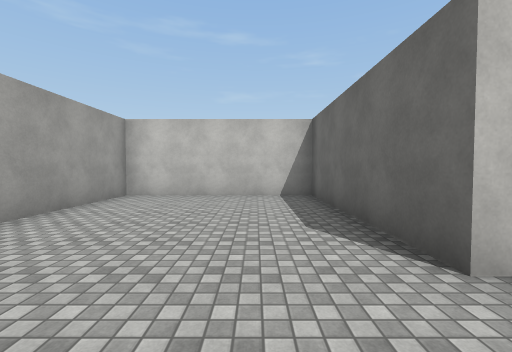
view 1 (above)

21 first-person views from a walk through a scene from a Unity 3-D project. The camera is 1.5 m above the floor, tilts 2° down and sees 90° across. The floor is counted in squares, 2 m on a side. Each view is taken from the middle of a square. On the plan, view 1 faces up. The plan holds only what a view shows up to about 9 squares ahead; the rest is blank. The place goes on beyond the plan. The player is left out. Some animated figures are not drawn. Surface patterns are stand-ins for the level's own textures.

view 2
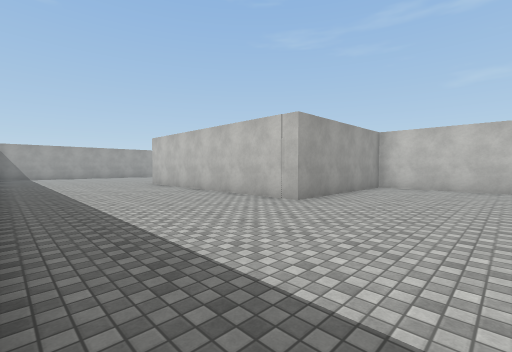

view 3
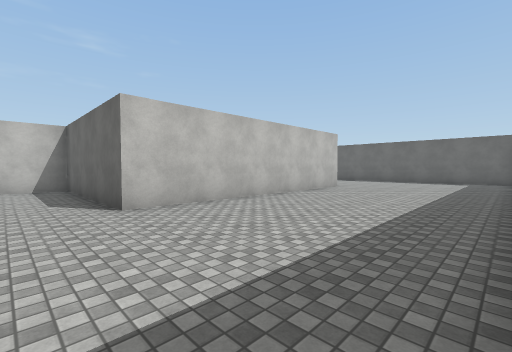

view 4
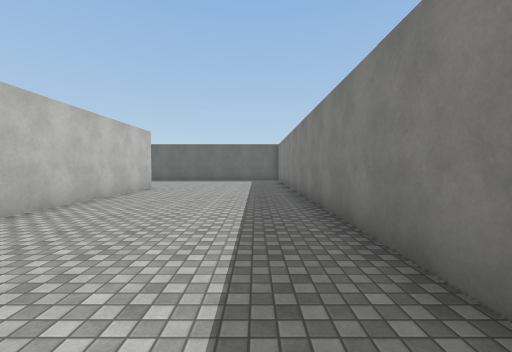

view 5
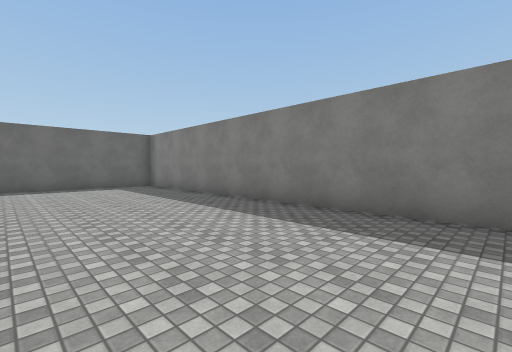

view 6
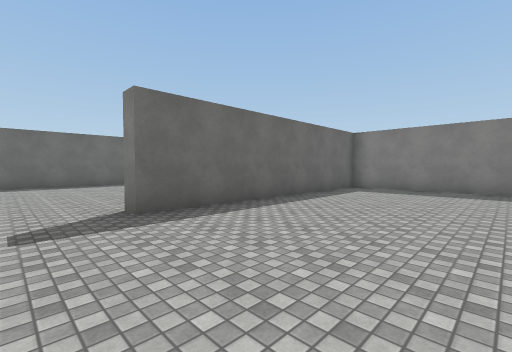

view 7
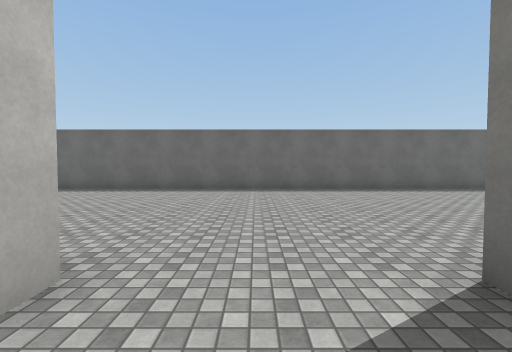

view 8
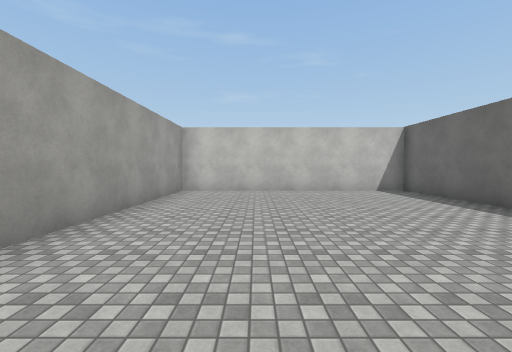

view 9
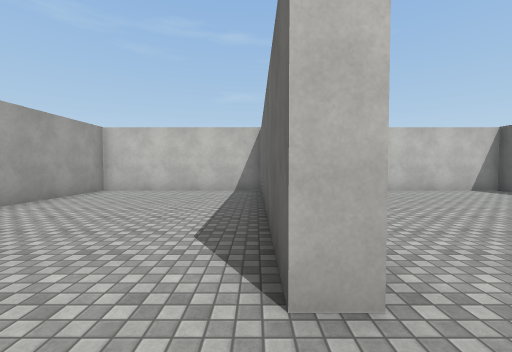

view 10
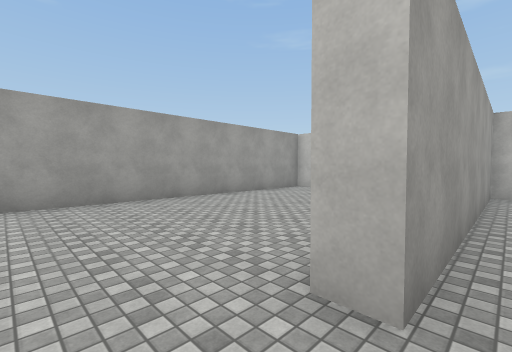

view 11
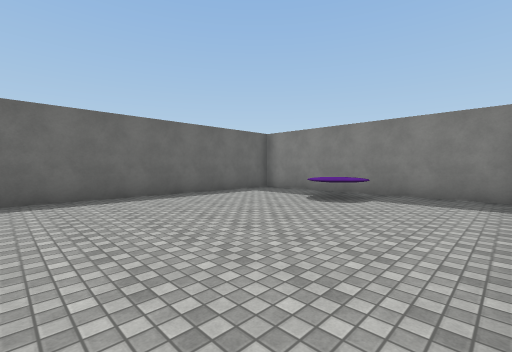

view 12
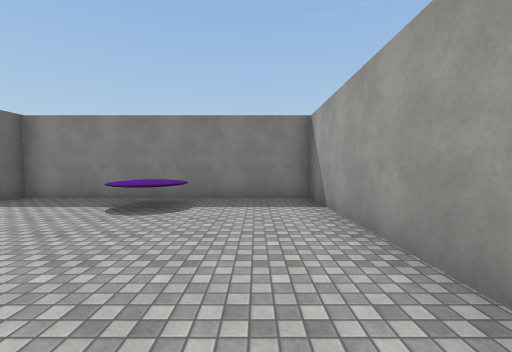

view 13
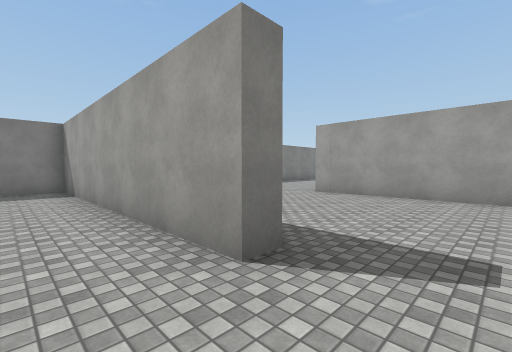

view 14
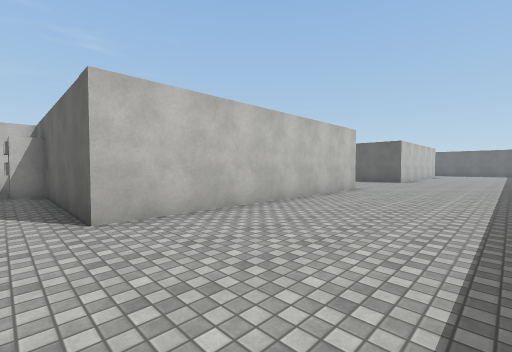

view 15
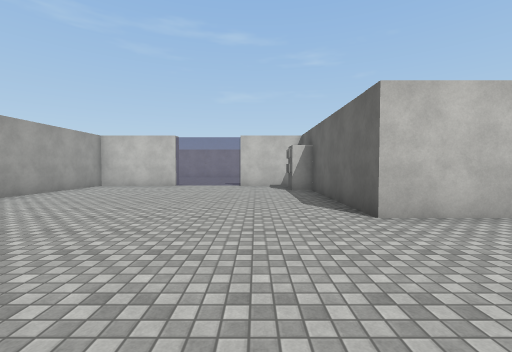

view 16
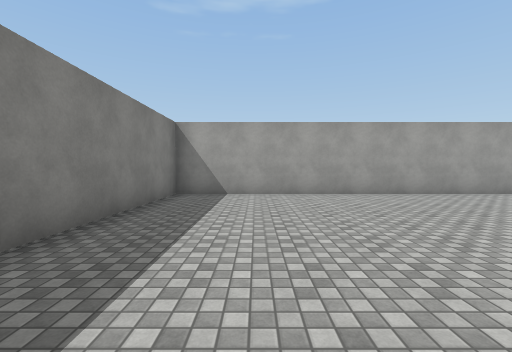

view 17
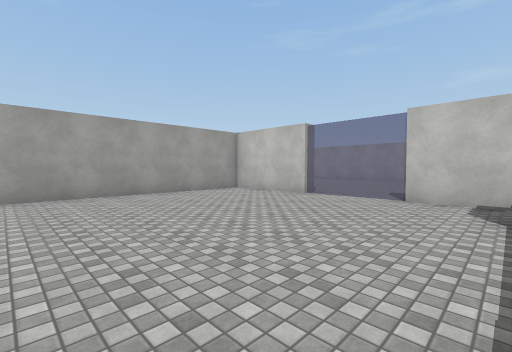

view 18
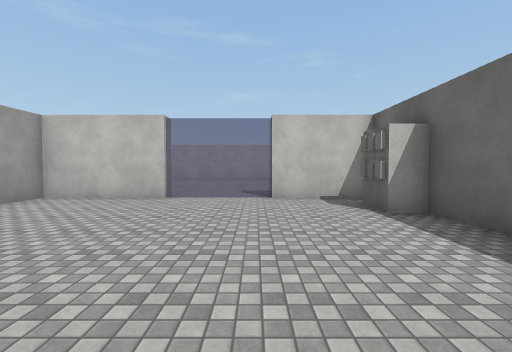

view 19
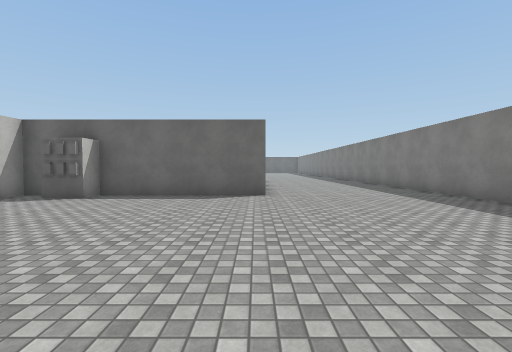

view 20
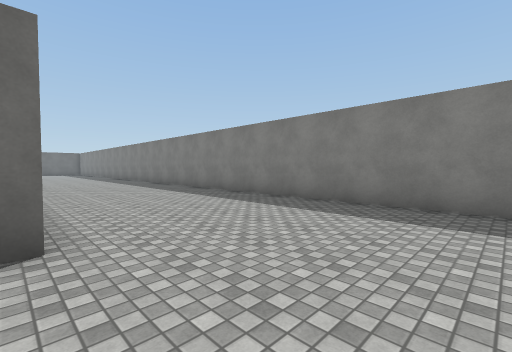

view 21
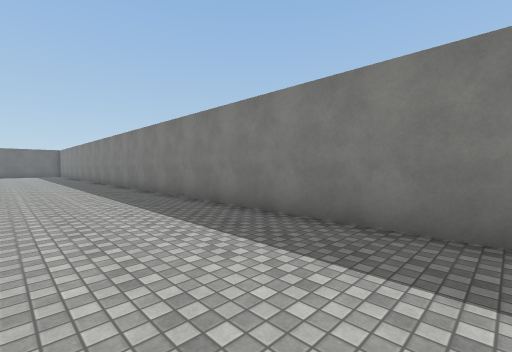

### Floor plan
Points are (right, up) in squares from view 1. A wall is a line through its corners. A room is listed if a view was taken in it or the views show most of it. See-through windows are left out.
Room 1 (views 1, 2, 3, 4, 5, 6, 7, 8, 9, 10, 11, 12, 13, 14, 15, 16, 17, 18, 19, 20, 21)
walls: (1.1, -3.3) (13.5, -3.3); (14.2, -2.6) (14.2, 4.5) (14.7, 4.5) (14.7, -3.3) (21.7, -3.3) (21.7, 14.1) (14.7, 14.1) (14.7, 7.3) (14.2, 7.3) (14.2, 12.9); (14.2, 14.1) (9.2, 14.1) (9.2, 1.7) (1.5, 1.7) (1.5, 6.8) (-3.4, 6.8) (-3.4, 1.7) (-11.2, 1.7) (-11.2, 8.2) (-13.6, 8.2); (-16.2, 8.8) (-16.2, 8.2) (-19.1, 8.2) (-19.1, -3.3) (-0.5, -3.3)
objects: other object (-12, 7) to (-11, 7)

Where each view was taken, in squares from view 1:
view 1: 0 up, 0 right, facing up
view 2: 3 down, 0 right, facing up-left
view 3: 3 down, 0 right, facing up-right
view 4: 2 down, 0 right, facing right
view 5: 1 up, 4 right, facing down-right
view 6: 6 up, 10 right, facing down-right
view 7: 6 up, 13 right, facing right
view 8: 6 up, 17 right, facing up
view 9: 6 up, 14 right, facing up
view 10: 6 up, 15 right, facing up-left
view 11: 4 up, 15 right, facing down-right
view 12: 3 up, 16 right, facing down
view 13: 6 up, 16 right, facing down-left
view 14: 2 down, 12 left, facing up-right
view 15: 2 down, 13 left, facing up
view 16: 1 down, 12 left, facing left
view 17: 2 up, 12 left, facing up-left
view 18: 2 up, 14 left, facing up
view 19: 2 up, 18 left, facing right
view 20: 2 up, 14 left, facing down-right
view 21: 0 up, 10 left, facing down-right
